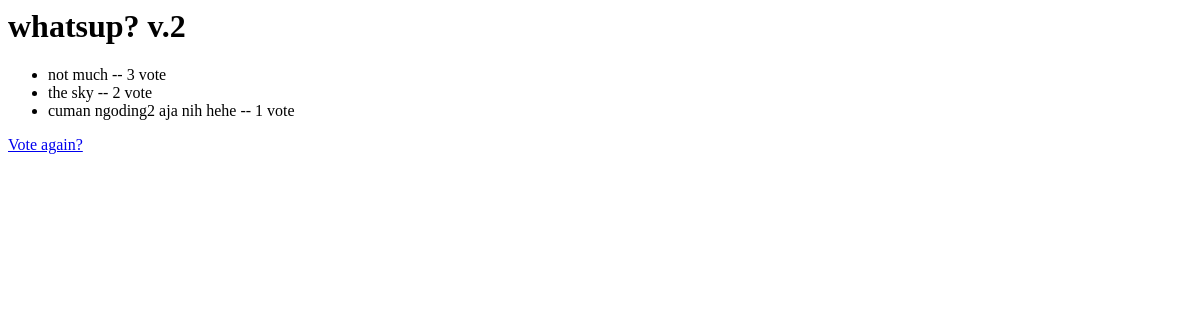
Before: /polls/1/results/ with the older database file.
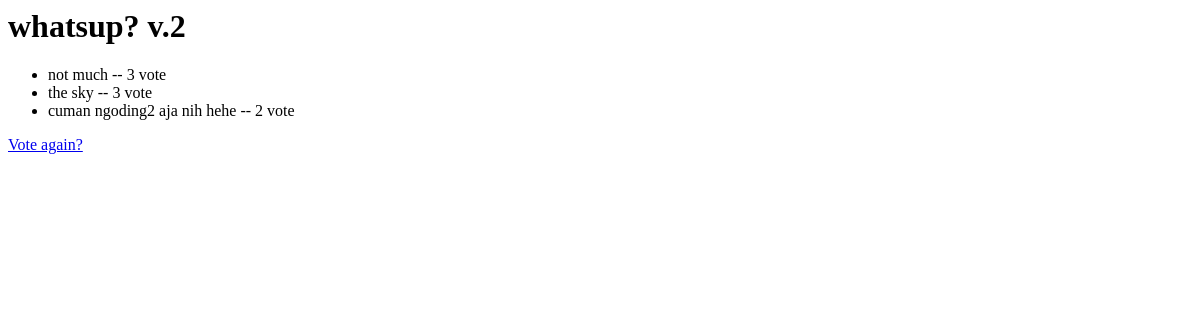
After: the same page with the newer database file.
### polls/models.py (models this page shows, shortened)
class Choice(models.Model):
    question = models.ForeignKey(Question, on_delete=models.CASCADE)
    choice_text = models.CharField(max_length=200)
    votes = models.IntegerField(default=0)

### polls/views.py (the view)
# urls.py: path('<int:pk>/results/', views.ResultsView.as_view(), name='results'),
class ResultsView(generic.DetailView):
    model = Question
    template_name = 'polls/results.html'

### polls/templates/polls/results.html (shortened to what this page needs)
<h1>{{ question.question_text }}</h1>
<ul>
    {% for choice in question.choice_set.all %}
    <li>
        {{ choice.choice_text }} -- {{choice.votes}} vote
    </li>
    {% endfor %}
</ul>
<a href="{% url 'polls:detail' question.id %}">Vote again?</a>

Changed rows visible on the page:
changed Choice "the sky": votes "2" → "3"
changed Choice "cuman ngoding2 aja nih hehe": votes "1" → "2"
